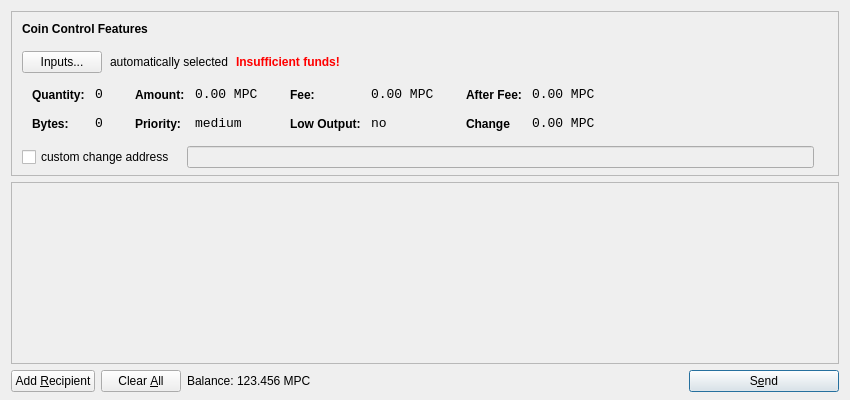
<?xml version="1.0" encoding="UTF-8"?>
<ui version="4.0">
 <class>SendCoinsDialog</class>
 <widget class="QDialog" name="SendCoinsDialog">
  <property name="geometry">
   <rect>
    <x>0</x>
    <y>0</y>
    <width>850</width>
    <height>400</height>
   </rect>
  </property>
  <property name="windowTitle">
   <string>Send Coins</string>
  </property>
  <layout class="QVBoxLayout" name="verticalLayout" stretch="0,1,0">
   <property name="bottomMargin">
    <number>8</number>
   </property>
   <item>
    <widget class="QFrame" name="frameCoinControl">
     <property name="sizePolicy">
      <sizepolicy hsizetype="Expanding" vsizetype="Expanding">
       <horstretch>0</horstretch>
       <verstretch>0</verstretch>
      </sizepolicy>
     </property>
     <property name="maximumSize">
      <size>
       <width>16777215</width>
       <height>16777215</height>
      </size>
     </property>
     <property name="frameShape">
      <enum>QFrame::StyledPanel</enum>
     </property>
     <property name="frameShadow">
      <enum>QFrame::Sunken</enum>
     </property>
     <layout class="QVBoxLayout" name="verticalLayoutCoinControl2">
      <property name="spacing">
       <number>-1</number>
      </property>
      <property name="leftMargin">
       <number>0</number>
      </property>
      <property name="topMargin">
       <number>0</number>
      </property>
      <property name="rightMargin">
       <number>0</number>
      </property>
      <property name="bottomMargin">
       <number>6</number>
      </property>
      <item>
       <layout class="QVBoxLayout" name="verticalLayoutCoinControl" stretch="0,0,0,0,1">
        <property name="spacing">
         <number>0</number>
        </property>
        <property name="leftMargin">
         <number>10</number>
        </property>
        <property name="topMargin">
         <number>10</number>
        </property>
        <item>
         <layout class="QHBoxLayout" name="horizontalLayoutCoinControl1">
          <property name="bottomMargin">
           <number>15</number>
          </property>
          <item>
           <widget class="QLabel" name="labelCoinControlFeatures">
            <property name="sizePolicy">
             <sizepolicy hsizetype="Preferred" vsizetype="Maximum">
              <horstretch>0</horstretch>
              <verstretch>0</verstretch>
             </sizepolicy>
            </property>
            <property name="font">
             <font>
              <weight>75</weight>
              <bold>true</bold>
             </font>
            </property>
            <property name="styleSheet">
             <string notr="true">font-weight:bold;</string>
            </property>
            <property name="text">
             <string>Coin Control Features</string>
            </property>
           </widget>
          </item>
         </layout>
        </item>
        <item>
         <layout class="QHBoxLayout" name="horizontalLayoutCoinControl2" stretch="0,0,0,0">
          <property name="spacing">
           <number>8</number>
          </property>
          <property name="bottomMargin">
           <number>10</number>
          </property>
          <item>
           <widget class="QPushButton" name="pushButtonCoinControl">
            <property name="styleSheet">
             <string notr="true"/>
            </property>
            <property name="text">
             <string>Inputs...</string>
            </property>
           </widget>
          </item>
          <item>
           <widget class="QLabel" name="labelCoinControlAutomaticallySelected">
            <property name="text">
             <string>automatically selected</string>
            </property>
            <property name="margin">
             <number>5</number>
            </property>
           </widget>
          </item>
          <item>
           <widget class="QLabel" name="labelCoinControlInsuffFunds">
            <property name="font">
             <font>
              <weight>75</weight>
              <bold>true</bold>
             </font>
            </property>
            <property name="styleSheet">
             <string notr="true">color:red;font-weight:bold;</string>
            </property>
            <property name="text">
             <string>Insufficient funds!</string>
            </property>
            <property name="margin">
             <number>5</number>
            </property>
           </widget>
          </item>
          <item>
           <spacer name="horizontalSpacerCoinControl">
            <property name="orientation">
             <enum>Qt::Horizontal</enum>
            </property>
            <property name="sizeHint" stdset="0">
             <size>
              <width>40</width>
              <height>1</height>
             </size>
            </property>
           </spacer>
          </item>
         </layout>
        </item>
        <item>
         <widget class="QWidget" name="widgetCoinControl" native="true">
          <property name="sizePolicy">
           <sizepolicy hsizetype="Preferred" vsizetype="Preferred">
            <horstretch>0</horstretch>
            <verstretch>0</verstretch>
           </sizepolicy>
          </property>
          <property name="minimumSize">
           <size>
            <width>0</width>
            <height>0</height>
           </size>
          </property>
          <property name="styleSheet">
           <string notr="true"/>
          </property>
          <layout class="QHBoxLayout" name="horizontalLayoutCoinControl5">
           <property name="margin">
            <number>0</number>
           </property>
           <item>
            <layout class="QHBoxLayout" name="horizontalLayoutCoinControl3" stretch="0,0,0,1">
             <property name="spacing">
              <number>20</number>
             </property>
             <property name="topMargin">
              <number>0</number>
             </property>
             <property name="bottomMargin">
              <number>10</number>
             </property>
             <item>
              <layout class="QFormLayout" name="formLayoutCoinControl1">
               <property name="horizontalSpacing">
                <number>10</number>
               </property>
               <property name="verticalSpacing">
                <number>14</number>
               </property>
               <property name="leftMargin">
                <number>10</number>
               </property>
               <property name="topMargin">
                <number>4</number>
               </property>
               <property name="rightMargin">
                <number>6</number>
               </property>
               <item row="0" column="0">
                <widget class="QLabel" name="labelCoinControlQuantityText">
                 <property name="styleSheet">
                  <string notr="true">font-weight:bold;</string>
                 </property>
                 <property name="text">
                  <string>Quantity:</string>
                 </property>
                 <property name="margin">
                  <number>0</number>
                 </property>
                </widget>
               </item>
               <item row="0" column="1">
                <widget class="QLabel" name="labelCoinControlQuantity">
                 <property name="font">
                  <font>
                   <family>Monospace</family>
                   <pointsize>10</pointsize>
                  </font>
                 </property>
                 <property name="cursor">
                  <cursorShape>IBeamCursor</cursorShape>
                 </property>
                 <property name="contextMenuPolicy">
                  <enum>Qt::ActionsContextMenu</enum>
                 </property>
                 <property name="text">
                  <string>0</string>
                 </property>
                 <property name="margin">
                  <number>0</number>
                 </property>
                 <property name="textInteractionFlags">
                  <set>Qt::LinksAccessibleByMouse|Qt::TextSelectableByKeyboard|Qt::TextSelectableByMouse</set>
                 </property>
                </widget>
               </item>
               <item row="1" column="0">
                <widget class="QLabel" name="labelCoinControlBytesText">
                 <property name="styleSheet">
                  <string notr="true">font-weight:bold;</string>
                 </property>
                 <property name="text">
                  <string>Bytes:</string>
                 </property>
                </widget>
               </item>
               <item row="1" column="1">
                <widget class="QLabel" name="labelCoinControlBytes">
                 <property name="font">
                  <font>
                   <family>Monospace</family>
                   <pointsize>10</pointsize>
                  </font>
                 </property>
                 <property name="cursor">
                  <cursorShape>IBeamCursor</cursorShape>
                 </property>
                 <property name="contextMenuPolicy">
                  <enum>Qt::ActionsContextMenu</enum>
                 </property>
                 <property name="text">
                  <string>0</string>
                 </property>
                 <property name="textInteractionFlags">
                  <set>Qt::LinksAccessibleByMouse|Qt::TextSelectableByKeyboard|Qt::TextSelectableByMouse</set>
                 </property>
                </widget>
               </item>
              </layout>
             </item>
             <item>
              <layout class="QFormLayout" name="formLayoutCoinControl2">
               <property name="horizontalSpacing">
                <number>10</number>
               </property>
               <property name="verticalSpacing">
                <number>14</number>
               </property>
               <property name="leftMargin">
                <number>6</number>
               </property>
               <property name="topMargin">
                <number>4</number>
               </property>
               <property name="rightMargin">
                <number>6</number>
               </property>
               <item row="0" column="0">
                <widget class="QLabel" name="labelCoinControlAmountText">
                 <property name="styleSheet">
                  <string notr="true">font-weight:bold;</string>
                 </property>
                 <property name="text">
                  <string>Amount:</string>
                 </property>
                 <property name="margin">
                  <number>0</number>
                 </property>
                </widget>
               </item>
               <item row="0" column="1">
                <widget class="QLabel" name="labelCoinControlAmount">
                 <property name="font">
                  <font>
                   <family>Monospace</family>
                   <pointsize>10</pointsize>
                  </font>
                 </property>
                 <property name="cursor">
                  <cursorShape>IBeamCursor</cursorShape>
                 </property>
                 <property name="contextMenuPolicy">
                  <enum>Qt::ActionsContextMenu</enum>
                 </property>
                 <property name="text">
                  <string>0.00 MPC</string>
                 </property>
                 <property name="textInteractionFlags">
                  <set>Qt::LinksAccessibleByMouse|Qt::TextSelectableByKeyboard|Qt::TextSelectableByMouse</set>
                 </property>
                </widget>
               </item>
               <item row="1" column="0">
                <widget class="QLabel" name="labelCoinControlPriorityText">
                 <property name="styleSheet">
                  <string notr="true">font-weight:bold;</string>
                 </property>
                 <property name="text">
                  <string>Priority:</string>
                 </property>
                </widget>
               </item>
               <item row="1" column="1">
                <widget class="QLabel" name="labelCoinControlPriority">
                 <property name="font">
                  <font>
                   <family>Monospace</family>
                   <pointsize>10</pointsize>
                  </font>
                 </property>
                 <property name="cursor">
                  <cursorShape>IBeamCursor</cursorShape>
                 </property>
                 <property name="contextMenuPolicy">
                  <enum>Qt::ActionsContextMenu</enum>
                 </property>
                 <property name="text">
                  <string>medium</string>
                 </property>
                 <property name="textInteractionFlags">
                  <set>Qt::LinksAccessibleByMouse|Qt::TextSelectableByKeyboard|Qt::TextSelectableByMouse</set>
                 </property>
                </widget>
               </item>
              </layout>
             </item>
             <item>
              <layout class="QFormLayout" name="formLayoutCoinControl3">
               <property name="horizontalSpacing">
                <number>10</number>
               </property>
               <property name="verticalSpacing">
                <number>14</number>
               </property>
               <property name="leftMargin">
                <number>6</number>
               </property>
               <property name="topMargin">
                <number>4</number>
               </property>
               <property name="rightMargin">
                <number>6</number>
               </property>
               <item row="0" column="0">
                <widget class="QLabel" name="labelCoinControlFeeText">
                 <property name="styleSheet">
                  <string notr="true">font-weight:bold;</string>
                 </property>
                 <property name="text">
                  <string>Fee:</string>
                 </property>
                 <property name="margin">
                  <number>0</number>
                 </property>
                </widget>
               </item>
               <item row="0" column="1">
                <widget class="QLabel" name="labelCoinControlFee">
                 <property name="font">
                  <font>
                   <family>Monospace</family>
                   <pointsize>10</pointsize>
                  </font>
                 </property>
                 <property name="cursor">
                  <cursorShape>IBeamCursor</cursorShape>
                 </property>
                 <property name="contextMenuPolicy">
                  <enum>Qt::ActionsContextMenu</enum>
                 </property>
                 <property name="text">
                  <string>0.00 MPC</string>
                 </property>
                 <property name="textInteractionFlags">
                  <set>Qt::LinksAccessibleByMouse|Qt::TextSelectableByKeyboard|Qt::TextSelectableByMouse</set>
                 </property>
                </widget>
               </item>
               <item row="1" column="0">
                <widget class="QLabel" name="labelCoinControlLowOutputText">
                 <property name="styleSheet">
                  <string notr="true">font-weight:bold;</string>
                 </property>
                 <property name="text">
                  <string>Low Output:</string>
                 </property>
                </widget>
               </item>
               <item row="1" column="1">
                <widget class="QLabel" name="labelCoinControlLowOutput">
                 <property name="font">
                  <font>
                   <family>Monospace</family>
                   <pointsize>10</pointsize>
                  </font>
                 </property>
                 <property name="cursor">
                  <cursorShape>IBeamCursor</cursorShape>
                 </property>
                 <property name="contextMenuPolicy">
                  <enum>Qt::ActionsContextMenu</enum>
                 </property>
                 <property name="text">
                  <string>no</string>
                 </property>
                 <property name="textInteractionFlags">
                  <set>Qt::LinksAccessibleByMouse|Qt::TextSelectableByKeyboard|Qt::TextSelectableByMouse</set>
                 </property>
                </widget>
               </item>
              </layout>
             </item>
             <item>
              <layout class="QFormLayout" name="formLayoutCoinControl4">
               <property name="horizontalSpacing">
                <number>10</number>
               </property>
               <property name="verticalSpacing">
                <number>14</number>
               </property>
               <property name="leftMargin">
                <number>6</number>
               </property>
               <property name="topMargin">
                <number>4</number>
               </property>
               <property name="rightMargin">
                <number>6</number>
               </property>
               <item row="0" column="0">
                <widget class="QLabel" name="labelCoinControlAfterFeeText">
                 <property name="styleSheet">
                  <string notr="true">font-weight:bold;</string>
                 </property>
                 <property name="text">
                  <string>After Fee:</string>
                 </property>
                 <property name="margin">
                  <number>0</number>
                 </property>
                </widget>
               </item>
               <item row="0" column="1">
                <widget class="QLabel" name="labelCoinControlAfterFee">
                 <property name="font">
                  <font>
                   <family>Monospace</family>
                   <pointsize>10</pointsize>
                  </font>
                 </property>
                 <property name="cursor">
                  <cursorShape>IBeamCursor</cursorShape>
                 </property>
                 <property name="contextMenuPolicy">
                  <enum>Qt::ActionsContextMenu</enum>
                 </property>
                 <property name="text">
                  <string>0.00 MPC</string>
                 </property>
                 <property name="textInteractionFlags">
                  <set>Qt::LinksAccessibleByMouse|Qt::TextSelectableByKeyboard|Qt::TextSelectableByMouse</set>
                 </property>
                </widget>
               </item>
               <item row="1" column="0">
                <widget class="QLabel" name="labelCoinControlChangeText">
                 <property name="styleSheet">
                  <string notr="true">font-weight:bold;</string>
                 </property>
                 <property name="text">
                  <string>Change</string>
                 </property>
                </widget>
               </item>
               <item row="1" column="1">
                <widget class="QLabel" name="labelCoinControlChange">
                 <property name="font">
                  <font>
                   <family>Monospace</family>
                   <pointsize>10</pointsize>
                  </font>
                 </property>
                 <property name="cursor">
                  <cursorShape>IBeamCursor</cursorShape>
                 </property>
                 <property name="contextMenuPolicy">
                  <enum>Qt::ActionsContextMenu</enum>
                 </property>
                 <property name="text">
                  <string>0.00 MPC</string>
                 </property>
                 <property name="textInteractionFlags">
                  <set>Qt::LinksAccessibleByMouse|Qt::TextSelectableByKeyboard|Qt::TextSelectableByMouse</set>
                 </property>
                </widget>
               </item>
              </layout>
             </item>
            </layout>
           </item>
          </layout>
         </widget>
        </item>
        <item>
         <layout class="QHBoxLayout" name="horizontalLayoutCoinControl4" stretch="0,0,0">
          <property name="spacing">
           <number>12</number>
          </property>
          <property name="sizeConstraint">
           <enum>QLayout::SetDefaultConstraint</enum>
          </property>
          <property name="topMargin">
           <number>5</number>
          </property>
          <property name="rightMargin">
           <number>5</number>
          </property>
          <item>
           <widget class="QCheckBox" name="checkBoxCoinControlChange">
            <property name="text">
             <string>custom change address</string>
            </property>
           </widget>
          </item>
          <item>
           <widget class="QLineEdit" name="lineEditCoinControlChange">
            <property name="enabled">
             <bool>false</bool>
            </property>
            <property name="sizePolicy">
             <sizepolicy hsizetype="Expanding" vsizetype="Fixed">
              <horstretch>0</horstretch>
              <verstretch>0</verstretch>
             </sizepolicy>
            </property>
           </widget>
          </item>
          <item>
           <widget class="QLabel" name="labelCoinControlChangeLabel">
            <property name="sizePolicy">
             <sizepolicy hsizetype="Preferred" vsizetype="Expanding">
              <horstretch>0</horstretch>
              <verstretch>0</verstretch>
             </sizepolicy>
            </property>
            <property name="minimumSize">
             <size>
              <width>0</width>
              <height>0</height>
             </size>
            </property>
            <property name="text">
             <string/>
            </property>
            <property name="margin">
             <number>3</number>
            </property>
           </widget>
          </item>
         </layout>
        </item>
        <item>
         <spacer name="verticalSpacerCoinControl">
          <property name="orientation">
           <enum>Qt::Vertical</enum>
          </property>
          <property name="sizeHint" stdset="0">
           <size>
            <width>800</width>
            <height>1</height>
           </size>
          </property>
         </spacer>
        </item>
       </layout>
      </item>
     </layout>
    </widget>
   </item>
   <item>
    <widget class="QScrollArea" name="scrollArea">
     <property name="widgetResizable">
      <bool>true</bool>
     </property>
     <widget class="QWidget" name="scrollAreaWidgetContents">
      <property name="geometry">
       <rect>
        <x>0</x>
        <y>0</y>
        <width>830</width>
        <height>165</height>
       </rect>
      </property>
      <layout class="QVBoxLayout" name="verticalLayout_2">
       <property name="margin">
        <number>0</number>
       </property>
       <item>
        <layout class="QVBoxLayout" name="entries">
         <property name="spacing">
          <number>6</number>
         </property>
        </layout>
       </item>
       <item>
        <spacer name="verticalSpacer">
         <property name="orientation">
          <enum>Qt::Vertical</enum>
         </property>
         <property name="sizeHint" stdset="0">
          <size>
           <width>20</width>
           <height>40</height>
          </size>
         </property>
        </spacer>
       </item>
      </layout>
     </widget>
    </widget>
   </item>
   <item>
    <layout class="QHBoxLayout" name="horizontalLayout">
     <item>
      <widget class="QPushButton" name="addButton">
       <property name="toolTip">
        <string>Send to multiple recipients at once</string>
       </property>
       <property name="text">
        <string>Add &amp;Recipient</string>
       </property>
       <property name="autoDefault">
        <bool>false</bool>
       </property>
      </widget>
     </item>
     <item>
      <widget class="QPushButton" name="clearButton">
       <property name="sizePolicy">
        <sizepolicy hsizetype="Minimum" vsizetype="Fixed">
         <horstretch>0</horstretch>
         <verstretch>0</verstretch>
        </sizepolicy>
       </property>
       <property name="toolTip">
        <string>Remove all transaction fields</string>
       </property>
       <property name="text">
        <string>Clear &amp;All</string>
       </property>
       <property name="autoRepeatDelay">
        <number>300</number>
       </property>
       <property name="autoDefault">
        <bool>false</bool>
       </property>
      </widget>
     </item>
     <item>
      <layout class="QHBoxLayout" name="horizontalLayout_2">
       <property name="spacing">
        <number>3</number>
       </property>
       <item>
        <widget class="QLabel" name="label">
         <property name="sizePolicy">
          <sizepolicy hsizetype="Preferred" vsizetype="Fixed">
           <horstretch>0</horstretch>
           <verstretch>0</verstretch>
          </sizepolicy>
         </property>
         <property name="text">
          <string>Balance:</string>
         </property>
        </widget>
       </item>
       <item>
        <widget class="QLabel" name="labelBalance">
         <property name="sizePolicy">
          <sizepolicy hsizetype="Preferred" vsizetype="Fixed">
           <horstretch>0</horstretch>
           <verstretch>0</verstretch>
          </sizepolicy>
         </property>
         <property name="cursor">
          <cursorShape>IBeamCursor</cursorShape>
         </property>
         <property name="text">
          <string>123.456 MPC</string>
         </property>
         <property name="textInteractionFlags">
          <set>Qt::LinksAccessibleByMouse|Qt::TextSelectableByKeyboard|Qt::TextSelectableByMouse</set>
         </property>
        </widget>
       </item>
      </layout>
     </item>
     <item>
      <spacer name="horizontalSpacer">
       <property name="orientation">
        <enum>Qt::Horizontal</enum>
       </property>
       <property name="sizeHint" stdset="0">
        <size>
         <width>40</width>
         <height>20</height>
        </size>
       </property>
      </spacer>
     </item>
     <item>
      <widget class="QPushButton" name="sendButton">
       <property name="minimumSize">
        <size>
         <width>150</width>
         <height>0</height>
        </size>
       </property>
       <property name="toolTip">
        <string>Confirm the send action</string>
       </property>
       <property name="text">
        <string>S&amp;end</string>
       </property>
       <property name="icon">
        <iconset resource="../bitcoin.qrc">
         <normaloff>:/icons/send</normaloff>:/icons/send</iconset>
       </property>
       <property name="default">
        <bool>true</bool>
       </property>
      </widget>
     </item>
    </layout>
   </item>
  </layout>
 </widget>
 <resources>
  <include location="../bitcoin.qrc"/>
 </resources>
 <connections/>
</ui>
